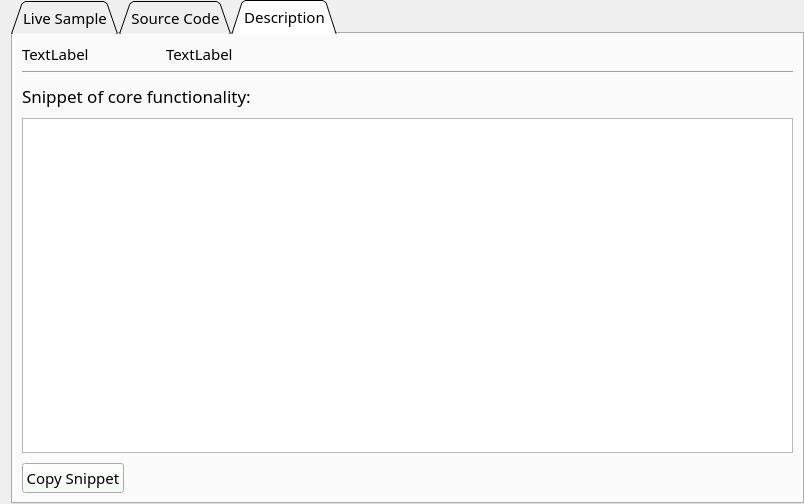
<?xml version="1.0" encoding="UTF-8"?>
<ui version="4.0">
 <class>RTSample</class>
 <widget class="QWidget" name="RTSample">
  <property name="geometry">
   <rect>
    <x>0</x>
    <y>0</y>
    <width>804</width>
    <height>504</height>
   </rect>
  </property>
  <property name="windowTitle">
   <string>Form</string>
  </property>
  <layout class="QVBoxLayout" name="verticalLayout_5">
   <property name="topMargin">
    <number>0</number>
   </property>
   <property name="rightMargin">
    <number>0</number>
   </property>
   <property name="bottomMargin">
    <number>0</number>
   </property>
   <item>
    <widget class="QTabWidget" name="tabWidget_generic_sample">
     <property name="enabled">
      <bool>true</bool>
     </property>
     <property name="sizePolicy">
      <sizepolicy hsizetype="Expanding" vsizetype="Expanding">
       <horstretch>0</horstretch>
       <verstretch>0</verstretch>
      </sizepolicy>
     </property>
     <property name="font">
      <font>
       <family>Lucida Sans</family>
       <pointsize>11</pointsize>
      </font>
     </property>
     <property name="focusPolicy">
      <enum>Qt::TabFocus</enum>
     </property>
     <property name="layoutDirection">
      <enum>Qt::LeftToRight</enum>
     </property>
     <property name="autoFillBackground">
      <bool>false</bool>
     </property>
     <property name="tabPosition">
      <enum>QTabWidget::North</enum>
     </property>
     <property name="tabShape">
      <enum>QTabWidget::Triangular</enum>
     </property>
     <property name="currentIndex">
      <number>2</number>
     </property>
     <property name="elideMode">
      <enum>Qt::ElideLeft</enum>
     </property>
     <property name="documentMode">
      <bool>false</bool>
     </property>
     <property name="tabsClosable">
      <bool>false</bool>
     </property>
     <property name="movable">
      <bool>false</bool>
     </property>
     <widget class="QWidget" name="tab_live_sample">
      <attribute name="title">
       <string>Live Sample</string>
      </attribute>
      <layout class="QVBoxLayout" name="verticalLayout_4">
       <item>
        <layout class="QVBoxLayout" name="tab_live_sample_layout"/>
       </item>
      </layout>
     </widget>
     <widget class="QWidget" name="tab_source_code">
      <attribute name="title">
       <string>Source Code</string>
      </attribute>
      <layout class="QVBoxLayout" name="verticalLayout">
       <item>
        <widget class="QTabWidget" name="Source_tabWidget">
         <property name="currentIndex">
          <number>1</number>
         </property>
         <widget class="QWidget" name="header_file_tab">
          <attribute name="title">
           <string>header file</string>
          </attribute>
          <layout class="QVBoxLayout" name="verticalLayout_2">
           <item>
            <layout class="QVBoxLayout" name="header_file_tab_layout"/>
           </item>
          </layout>
         </widget>
         <widget class="QWidget" name="cpp_file_tab">
          <attribute name="title">
           <string>cpp file</string>
          </attribute>
          <layout class="QVBoxLayout" name="verticalLayout_3">
           <item>
            <layout class="QVBoxLayout" name="cpp_file_tab_layout"/>
           </item>
          </layout>
         </widget>
        </widget>
       </item>
      </layout>
     </widget>
     <widget class="QWidget" name="tab_description">
      <property name="sizePolicy">
       <sizepolicy hsizetype="Preferred" vsizetype="Preferred">
        <horstretch>0</horstretch>
        <verstretch>0</verstretch>
       </sizepolicy>
      </property>
      <attribute name="title">
       <string>Description</string>
      </attribute>
      <layout class="QGridLayout" name="gridLayout">
       <item row="1" column="0">
        <layout class="QVBoxLayout" name="verticalLayout_6">
         <property name="spacing">
          <number>10</number>
         </property>
         <property name="sizeConstraint">
          <enum>QLayout::SetDefaultConstraint</enum>
         </property>
         <item>
          <widget class="Line" name="line">
           <property name="sizePolicy">
            <sizepolicy hsizetype="Expanding" vsizetype="Fixed">
             <horstretch>0</horstretch>
             <verstretch>0</verstretch>
            </sizepolicy>
           </property>
           <property name="orientation">
            <enum>Qt::Horizontal</enum>
           </property>
          </widget>
         </item>
         <item>
          <widget class="QLabel" name="lblSnippet">
           <property name="sizePolicy">
            <sizepolicy hsizetype="Expanding" vsizetype="Fixed">
             <horstretch>0</horstretch>
             <verstretch>0</verstretch>
            </sizepolicy>
           </property>
           <property name="font">
            <font>
             <pointsize>13</pointsize>
             <weight>50</weight>
             <bold>false</bold>
            </font>
           </property>
           <property name="text">
            <string>Snippet of core functionality:</string>
           </property>
          </widget>
         </item>
         <item>
          <widget class="QTextEdit" name="txtCodeSnippet">
           <property name="sizePolicy">
            <sizepolicy hsizetype="Expanding" vsizetype="Expanding">
             <horstretch>0</horstretch>
             <verstretch>0</verstretch>
            </sizepolicy>
           </property>
           <property name="minimumSize">
            <size>
             <width>0</width>
             <height>0</height>
            </size>
           </property>
           <property name="frameShape">
            <enum>QFrame::StyledPanel</enum>
           </property>
           <property name="frameShadow">
            <enum>QFrame::Sunken</enum>
           </property>
           <property name="readOnly">
            <bool>true</bool>
           </property>
          </widget>
         </item>
         <item>
          <widget class="QPushButton" name="btnCopySnippet">
           <property name="enabled">
            <bool>true</bool>
           </property>
           <property name="sizePolicy">
            <sizepolicy hsizetype="Fixed" vsizetype="Fixed">
             <horstretch>0</horstretch>
             <verstretch>0</verstretch>
            </sizepolicy>
           </property>
           <property name="minimumSize">
            <size>
             <width>88</width>
             <height>24</height>
            </size>
           </property>
           <property name="palette">
            <palette>
             <active>
              <colorrole role="Button">
               <brush brushstyle="SolidPattern">
                <color alpha="255">
                 <red>6</red>
                 <green>27</green>
                 <blue>168</blue>
                </color>
               </brush>
              </colorrole>
             </active>
             <inactive>
              <colorrole role="Button">
               <brush brushstyle="SolidPattern">
                <color alpha="255">
                 <red>244</red>
                 <green>255</green>
                 <blue>244</blue>
                </color>
               </brush>
              </colorrole>
             </inactive>
             <disabled>
              <colorrole role="Button">
               <brush brushstyle="SolidPattern">
                <color alpha="255">
                 <red>244</red>
                 <green>255</green>
                 <blue>244</blue>
                </color>
               </brush>
              </colorrole>
             </disabled>
            </palette>
           </property>
           <property name="text">
            <string>Copy Snippet</string>
           </property>
           <property name="flat">
            <bool>false</bool>
           </property>
          </widget>
         </item>
        </layout>
       </item>
       <item row="0" column="0">
        <layout class="QHBoxLayout" name="horizontalLayout">
         <property name="spacing">
          <number>16</number>
         </property>
         <item>
          <widget class="QLabel" name="thumbnail">
           <property name="sizePolicy">
            <sizepolicy hsizetype="Preferred" vsizetype="Fixed">
             <horstretch>0</horstretch>
             <verstretch>0</verstretch>
            </sizepolicy>
           </property>
           <property name="maximumSize">
            <size>
             <width>128</width>
             <height>128</height>
            </size>
           </property>
           <property name="layoutDirection">
            <enum>Qt::LeftToRight</enum>
           </property>
           <property name="text">
            <string>TextLabel</string>
           </property>
          </widget>
         </item>
         <item>
          <widget class="QLabel" name="description">
           <property name="text">
            <string>TextLabel</string>
           </property>
           <property name="alignment">
            <set>Qt::AlignLeading|Qt::AlignLeft|Qt::AlignTop</set>
           </property>
           <property name="wordWrap">
            <bool>true</bool>
           </property>
          </widget>
         </item>
        </layout>
       </item>
      </layout>
     </widget>
    </widget>
   </item>
  </layout>
 </widget>
 <resources/>
 <connections/>
</ui>
